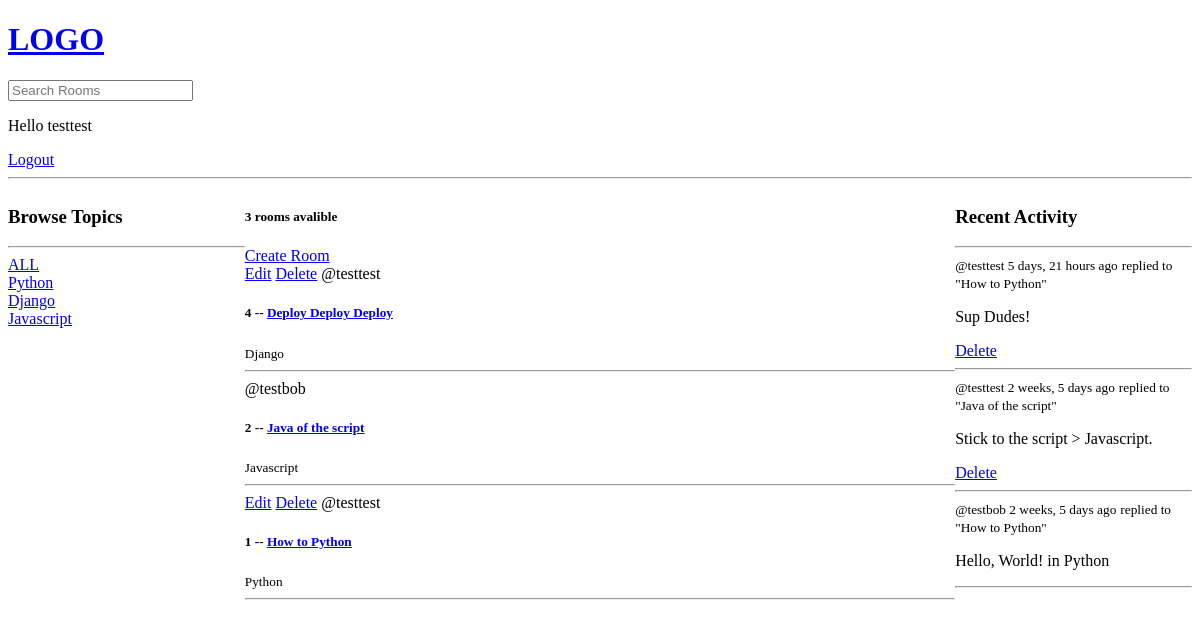
The app's page / (signed in), older data.
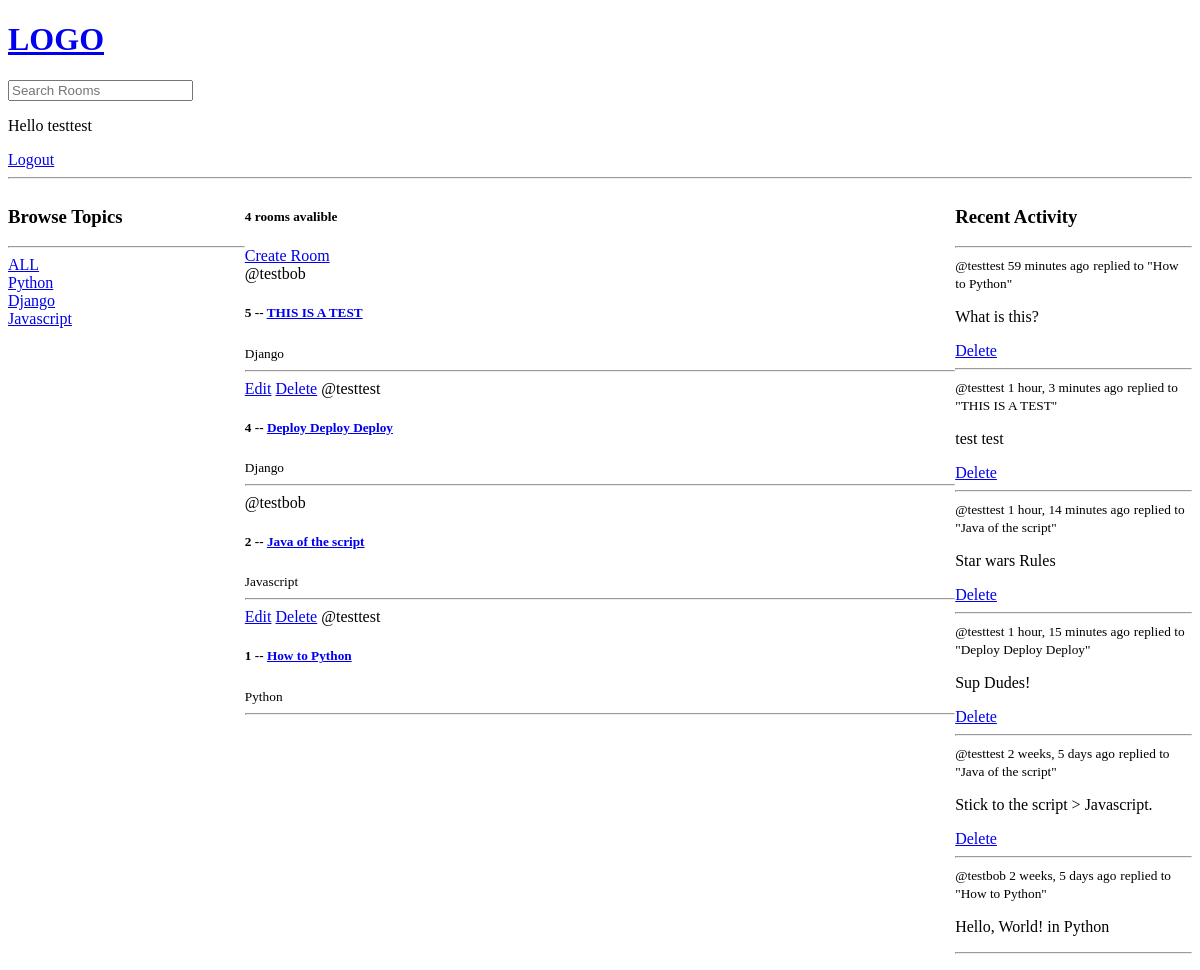
The same page, newer data.
### base/models.py (models this page shows, shortened)
class Topic(models.Model):
    name = models.CharField(max_length=200)

class Room(models.Model):
    host = models.ForeignKey(User, on_delete=models.SET_NULL, null=True)
    topic = models.ForeignKey(Topic, on_delete=models.SET_NULL, null=True)
    name = models.CharField(max_length=200)
    description = models.TextField(null=True, blank=True)
    participants = models.ManyToManyField(User, related_name='participants', blank=True)
    updated = models.DateTimeField(auto_now=True)
    created = models.DateTimeField(auto_now_add=True)
    class Meta:
        ordering = ['-updated', '-created']
    def __str__(self):
        return str(self.name)

class Message(models.Model):
    user = models.ForeignKey(User, on_delete=models.CASCADE)
    room = models.ForeignKey(Room, on_delete=models.CASCADE)
    body = models.TextField()
    updated = models.DateTimeField(auto_now=True)
    created = models.DateTimeField(auto_now_add=True)
    class Meta:
        ordering = ['-updated', '-created']
    def __str__(self):
        return str(self.body[0:50])

### base/views.py (the view)
# urls.py: path('', views.home, name="home"),
def home(request):
    q = request.GET.get('q') if request.GET.get('q') is not None else ''
    rooms = Room.objects.filter(
        Q(topic__name__icontains=q) |
        Q(name__icontains=q) |
        Q(description__icontains=q)
        )
    topics = Topic.objects.all()
    room_count = rooms.count()
    room_messages = Message.objects.filter(Q(room__topic__name__icontains=q))
    context = {'rooms': rooms, 'topics': topics, 'room_count': room_count, 'room_messages': room_messages}
    return render(request, 'base/home.html', context)

### base/templates/base/home.html (shortened to what this page needs)
{% extends 'main.html' %}
{% block content %}
    <div class="home-container">
        <div>
            {% include 'base/topics_component.html' %}
        </div>
        <div>
            <h5>{{room_count}} rooms avalible</h5>
            <a href="{% url 'create-room' %}">Create Room</a>
            {% include 'base/feed_component.html' %}
        </div>
        <div>
            {% include 'base/activity_component.html' %}
        </div>
    </div>
{% endblock content %}

### base/templates/base/topics_component.html
<h3>Browse Topics</h3>
<hr>
<div>
    <a href="{% url 'home' %}">ALL</a>
</div>
{% for topic in topics %}
    <div>
        <a href="{% url 'home' %}?q={{topic.name}}">{{topic.name}}</a>
    </div>
{% endfor %}

### base/templates/base/feed_component.html
<div>
    {% for room in rooms %}
        <div>
            {% if request.user == room.host %}
                <a href="{% url 'update-room' room.id %}">Edit</a>
                <a href="{% url 'delete-room' room.id %}">Delete</a>
            {% endif %}
            <span>@{{room.host.username}}</span>
            <h5>{{ room.id }} -- <a href="{% url 'room' room.id %}">{{ room.name }}</a></h5>
            <small>{{room.topic.name}}</small>
            <hr>
        </div>
    {% endfor %}
</div>

### base/templates/base/activity_component.html
<h3>Recent Activity</h3>
<hr>
{% for message in room_messages %}
    <div>
        <small>@{{message.user}}  {{message.created|timesince}} ago</small>
        <small>replied to "{{message.room}}"</small>
        <p>{{message}}</p>
        {% if request.user == message.user %}
            <a href="{% url 'delete-message' message.id %}">Delete</a>
        {% endif %}
        <hr>
    </div>
{% endfor %}

Row changes from the older to the newer data that the page shows:
removed Message: user "testtest", created "5 days, 21 hours", room "How to Python", body "Sup Dudes!", shows "Delete"
added Room: host.username "testbob", id "5", name "THIS IS A TEST", topic.name "Django"
added Message: user "testtest", created "59 minutes", room "How to Python", body "What is this?", shows "Delete"
added Message: user "testtest", created "1 hour, 3 minutes", room "THIS IS A TEST", body "test test", shows "Delete"
added Message: user "testtest", created "1 hour, 14 minutes", room "Java of the script", body "Star wars Rules", shows "Delete"
added Message: user "testtest", created "1 hour, 15 minutes", room "Deploy Deploy Deploy", body "Sup Dudes!", shows "Delete"
Text that changed along with them:
{{ room_count }}: "3" → "4"
